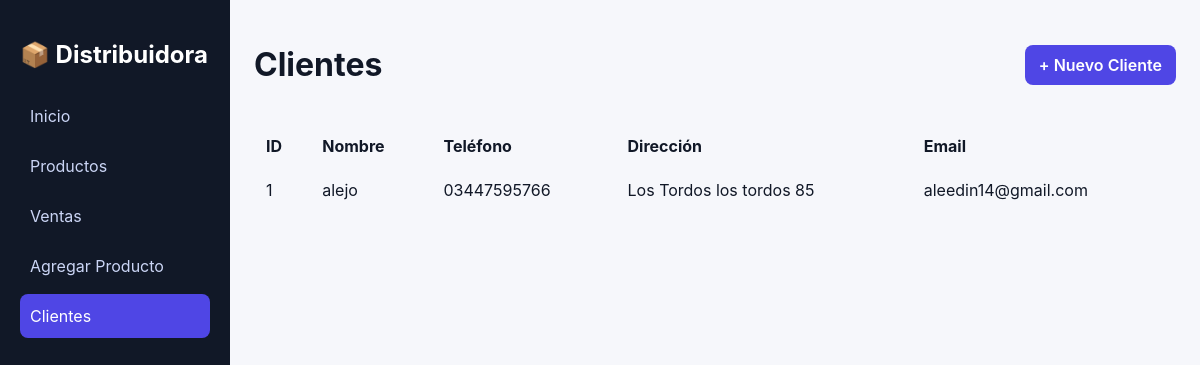
Screenshot of /clientes with the database file from the repository.
### tables this page shows
CREATE TABLE clientes (
            id INTEGER PRIMARY KEY AUTOINCREMENT,
            nombre TEXT NOT NULL,
            email TEXT NOT NULL,
            telefono TEXT NOT NULL, 
            direccion TEXT NOT NULL
        );

### routes/Clientes.py (the view)
@clientes_bp.route("/clientes")
def clientes():
    conn = conectar()
    clientes = conn.execute("SELECT * FROM clientes").fetchall()
    conn.close()
    return render_template("clientes.html", clientes=clientes, page="clientes")

### db.py (called while the page is built)
def conectar():
    conn = sqlite3.connect(DB_NAME)
    conn.row_factory = sqlite3.Row
    return conn

### templates/clientes.html (shortened to what this page needs)
<!DOCTYPE html>
<html lang="en">
<head>
    <link rel="stylesheet" href="/static/style.css">
</head>
<body>
    <div class="app">
     <aside class="sidebar">
    <h2 class="logo">📦 Distribuidora</h2>
     <nav>
    <a href="/" class="{% if page == 'inicio' %}active{% endif %}">Inicio</a>
    <a href="/productos" class="{% if page == 'productos' %}active{% endif %}">
      Productos
    </a>
    <a href="/ventas" class="{% if page == 'ventas' %}active{% endif %}">
      Ventas
    </a>
    <a href="/agregar_productos" class="{% if page == 'agregar_productos' %}active{% endif %}">
      Agregar Producto
    </a>
    <a href="/clientes" class="{% if page == 'clientes' %}active{% endif %}">
      Clientes
    </a>
</nav>
  </aside>
  <main class="content">
  <header class="topbar">
    <h1>Clientes</h1>
    <a href="/agregar_cliente" class="btn-primary">+ Nuevo Cliente</a>
  </header>
  <table>
    <tr>
      <th>ID</th>
      <th>Nombre</th>
      <th>Teléfono</th>
      <th>Dirección</th>
      <th>Email</th>
    </tr>
    {% for c in clientes %}
    <tr>
      <td>{{ c.id }}</td>
      <td>{{ c.nombre }}</td>
      <td>{{ c.telefono }}</td>
      <td>{{ c.direccion }}</td>
      <td>{{ c.email }}</td>
    </tr>
    {% endfor %}
  </table>
</main>
  </div>
</body>
</html>

### static/style.css (style rules this page uses)
* { box-sizing: border-box; font-family: Inter, system-ui, sans-serif; }
body { margin: 0; background: #f6f7fb; color: #111827; }
.app { display: flex; height: 100vh; }
.sidebar { width: 230px; background: #111827; color: white; padding: 20px; }
.logo { margin-bottom: 25px; }
.sidebar nav a { display: block; color: #cbd5f5; text-decoration: none; padding: 12px 10px; border-radius: 8px; margin-bottom: 6px; transition: 0.2s; }
.sidebar nav a:hover, .sidebar nav a.active { background: #4f46e5; color: white; }
.content { flex: 1; padding: 24px; overflow-y: auto; }
.topbar { display: flex; justify-content: space-between; align-items: center; margin-bottom: 18px; }
.btn-primary { background: #4f46e5; color: white; padding: 10px 14px; border-radius: 8px; text-decoration: none; font-weight: 600; }
table { width: 100%; border-collapse: collapse; }
th, td { padding: 12px; text-align: left; }

### rows the page displays
clientes: id "1", nombre "alejo", telefono "03447595766", direccion "Los Tordos los tordos 85", email "aleedin14@gmail.com"
